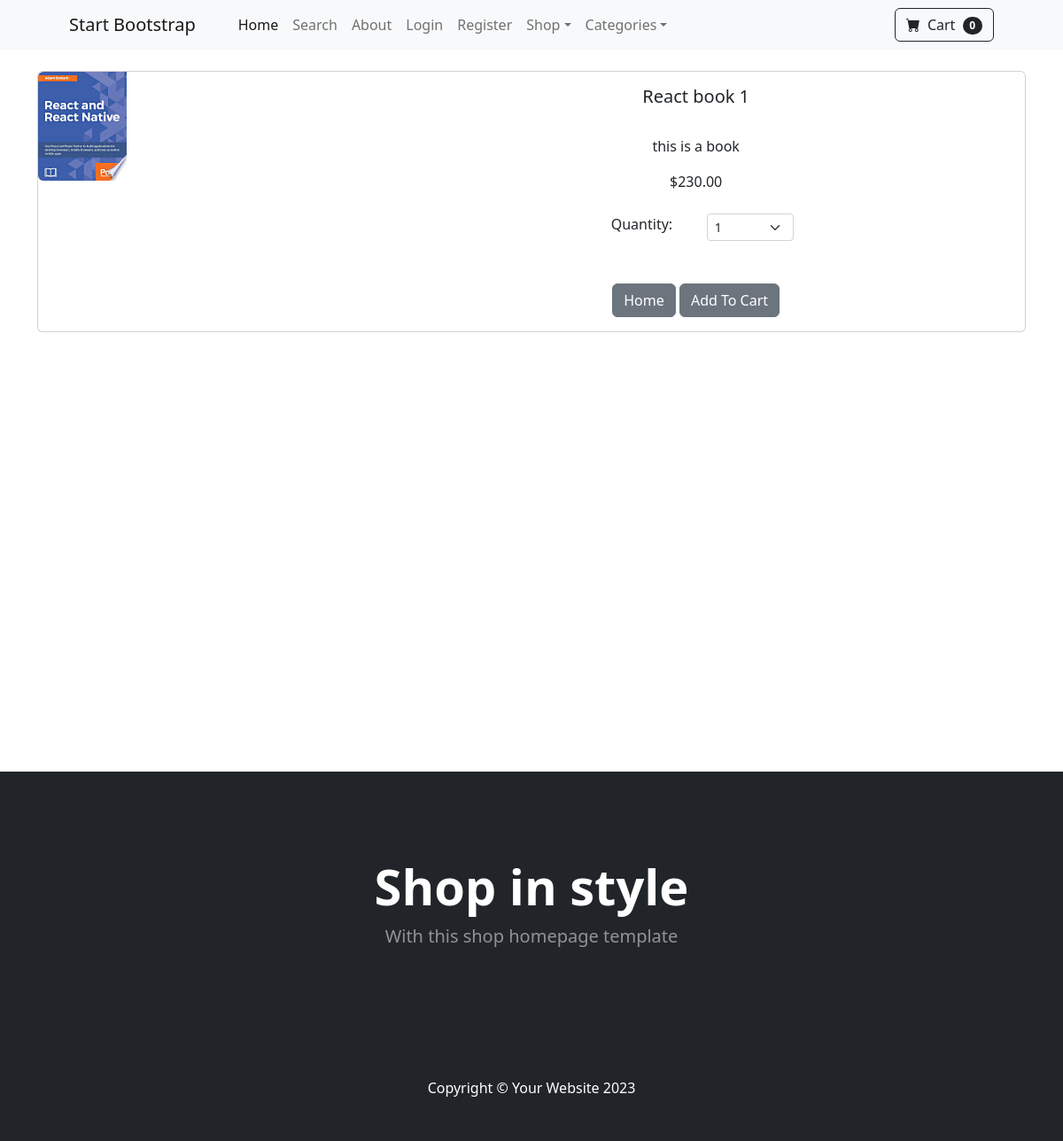
Page /product/1 on the committed database.
### store/models.py (models this page shows, shortened)
class Product(models.Model):
    name = models.CharField(max_length=100)
    price = models.DecimalField(default=0, decimal_places=2, max_digits=6)
    category = models.ForeignKey(Category, on_delete=models.CASCADE, default=1)
    description = models.CharField(max_length=250, default='', blank=True, null=True)
    image = models.ImageField(upload_to='uploads/product/')
    is_sale = models.BooleanField(default=False)
    sale_price = models.DecimalField(default=0, decimal_places=2, max_digits=6)

### store/views.py (the view)
# urls.py: path('product/<int:pk>',views.product,name='product'),
def product(request,pk):
    product = Product.objects.get(id=pk)
    return render(request,'product.html',{'product':product})

### cart/cart.py (called while the page is built)
    def __len__(self):
        return len(self.cart)

### cart/context_processors.py (called while the page is built)
def cart(request):
    return{'cart': Cart(request)}

### store/context_processors.py (called while the page is built)
def categories(request):
    return {
        'categories': Category.objects.all()
    }

### store/templates/product.html (shortened to what this page needs)
{% extends 'base.html' %}
{% block content %}
<div class="container">
<br/>
<div class="card mb-3">
  <div class="row g-0">
    <div class="col-md-4">
      <img src="{{ product.image.url }}" class="img-fluid rounded-start" alt="...">
    </div>
    <div class="col-md-8">
      <div class="card-body">
        <center>
        <h5 class="card-title">{{ product.name }}</h5>
        <br/>
        <p class="card-text justified">{{ product.description }}</p>
        {% if product.is_sale %}
        <div class="d-flex justify-content-center small text-warning mb-2">
                <div class="bi-star-fill"></div>
                &nbsp;&nbsp;Sale!&nbsp;&nbsp;
                <div class="bi-star-fill"></div>
                </div>
                <strike>
                ${{ product.price }}
                </strike>
                &nbsp;
                ${{ product.sale_price }}
        {% else %}
            ${{ product.price }}
        {% endif %}
            <br/><br/>
<div class="row justify-content-center">
    <div class="col-md-2">Quantity:</div>
                <div class="col-md-2">
                <select class="form-select form-select-sm" id="qty-cart">
                  <option value="1">1</option>
                </select>
                </div>
            </div>
            <br/><br/>
        <a href="{% url 'home'%}" class="btn btn-secondary">Home</a>
        <button type="button" value="{{ product.id }}" class="btn btn-secondary" id="add-cart">Add To Cart</button>
    </center>
      </div>
    </div>
  </div>
</div>
</div>
<br/><br/><br/><br/><br/><br/><br/><br/><br/><br/><br/><br/><br/><br/><br/><br/><br/><br/><br/><br/>
{% endblock %}

### rows in the picture
Product: image (picture), name "React book 1", description "this is a book", price "230.00"

### other values in the picture
{{ cart|length }} "0"
